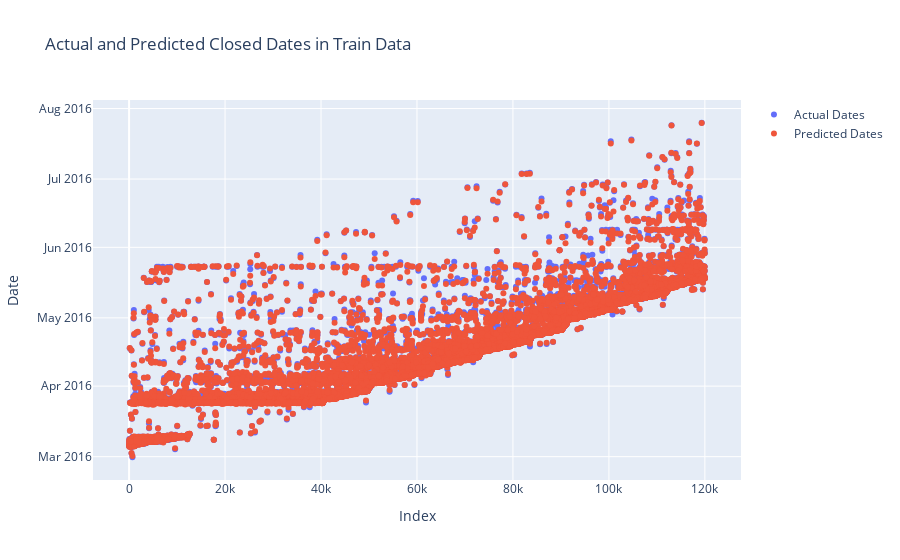

The notebook cell this image was saved under:
### Code cell
fig = go.Figure()
fig.add_trace(go.Scatter(x=train_closed.index.values, y=train_closed.actual_close_date,
                    mode='markers', name='Actual Dates'))
fig.add_trace(go.Scatter(x=train_closed.index.values, y=train_closed.predicted_close_date,
                    mode='markers', name='Predicted Dates'))
fig.update_layout(title='Actual and Predicted Closed Dates in Train Data',
                   xaxis_title='Index',
                   yaxis_title='Date')
fig.show()

### Figure 1 — Plotly figure (JSON) as saved in the notebook; plotly's stock layout.template omitted (floating-point values rounded to 4 significant figures; data arrays with more than 128 entries replaced by an {"elided": "..."} marker saying what was removed)
{"data": [{"mode": "markers", "name": "Actual Dates", "type": "scatter", "x": {"elided": "14149 int values"}, "y": {"elided": "14149 str values"}}, {"mode": "markers", "name": "Predicted Dates", "type": "scatter", "x": {"elided": "14149 int values"}, "y": {"elided": "14149 str values"}}], "layout": {"title": {"text": "Actual and Predicted Closed Dates in Train Data"}, "xaxis": {"title": {"text": "Index"}}, "yaxis": {"title": {"text": "Date"}}}}
